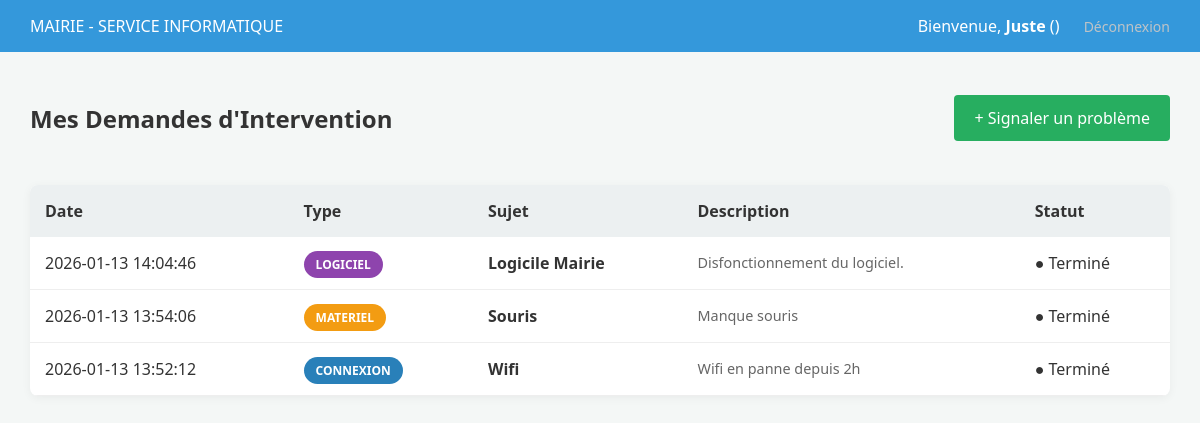
The page /mairie/dashboard (signed in) on the database its author committed.
### tables this page shows
CREATE TABLE usager (
    id INTEGER PRIMARY KEY AUTOINCREMENT,
    nom TEXT NOT NULL,
    prenom TEXT NOT NULL,
    email TEXT NOT NULL UNIQUE,
    mdp TEXT NOT NULL,
    role TEXT, -- Accepté comme NULL maintenant
    service TEXT,
    specialite TEXT,
    mairie_id INTEGER,
    prestataire_id INTEGER
);

CREATE TABLE ticket (
    id INTEGER PRIMARY KEY AUTOINCREMENT,
    titre TEXT NOT NULL,
    description TEXT,
    type_prestation TEXT NOT NULL, -- 'connexion', 'materiel', 'logiciel', 'securite'
    statut TEXT DEFAULT 'Nouveau',
    date_creation DATETIME DEFAULT CURRENT_TIMESTAMP,
    createur_id INTEGER NOT NULL,
    admin_id INTEGER, technicien_id INTEGER, duree TEXT, contrat TEXT, date_fin DATETIME,
    FOREIGN KEY (createur_id) REFERENCES "usager_old"(id),
    FOREIGN KEY (admin_id) REFERENCES "usager_old"(id)
);

### app.py (the view)
@app.route('/mairie/dashboard')
@login_required
def espace_mairie():
    conn = get_db_connection()
    mes_tickets = conn.execute('SELECT *, strftime("%d/%m/%Y", date_creation) as date_formatee FROM ticket WHERE createur_id = ? ORDER BY date_creation DESC',
                               (current_user.id,)).fetchall()
    conn.close()
    return render_template('espace_mairie.html', tickets=mes_tickets)

### app.py (called while the page is built)
def get_db_connection():
    conn = sqlite3.connect('mairie.db')
    conn.row_factory = sqlite3.Row
    return conn

@login_manager.user_loader
def load_user(user_id):
    conn = get_db_connection()
    u = conn.execute('SELECT * FROM usager WHERE id = ?', (user_id,)).fetchone()
    conn.close()
    if u:
        return Usager(u['id'], u['nom'], u['prenom'], u['role'], u['mairie_id'])
    return None

### templates/espace_mairie.html (shortened to what this page needs)
<!DOCTYPE html>
<html lang="fr">
<head>
    <link rel="stylesheet" href="{{ url_for('static', filename='css/style.css') }}">
</head>
<body>
    <header class="admin-header" style="background-color: #3498db;">
        <div class="logo">MAIRIE - SERVICE INFORMATIQUE</div>
        <div class="user-info">
            <span>Bienvenue, <strong>{{ current_user.prenom }}</strong> ({{ current_user.service }})</span>
            <a href="{{ url_for('logout') }}" class="btn-logout" style="margin-left: 20px;">Déconnexion</a>
        </div>
    </header>
    <div class="dashboard-container">
        <div style="display: flex; justify-content: space-between; align-items: center; margin-bottom: 30px;">
            <h2>Mes Demandes d'Intervention</h2>
            <a href="{{ url_for('nouveau_ticket') }}" class="btn-action" style="background-color: #27ae60; padding: 12px 20px; font-size: 16px;">
                + Signaler un problème
            </a>
        </div>
        <table>
            <thead>
                <tr>
                    <th>Date</th>
                    <th>Type</th>
                    <th>Sujet</th>
                    <th>Description</th>
                    <th>Statut</th>
                </tr>
            </thead>
            <tbody>
                {% for ticket in tickets %}
                <tr>
                    <td>{{ ticket['date_creation'] }}</td>
                    <td>
                        <span class="badge {{ ticket['type_prestation'] }}">
                            {{ ticket['type_prestation'] }}
                        </span>
                    </td>
                    <td><strong>{{ ticket['titre'] }}</strong></td>
                    <td style="max-width: 300px; color: #666; font-size: 0.9em;">
                        {{ ticket['description'] }}
                    </td>
                    <td>
                        <span class="status-{{ ticket['statut'].lower().replace(' ', '') }}">
                            ● {{ ticket['statut'] }}
                        </span>
                    </td>
                </tr>
                {% else %}
                <tr>
                    <td colspan="5" style="text-align: center; padding: 50px; color: #999;">
                        Vous n'avez soumis aucun ticket pour le moment.
                    </td>
                </tr>
                {% endfor %}
            </tbody>
        </table>
    </div>
</body>
</html>

### static/css/style.css (style rules this page uses)
:root { --admin-dark: #2c3e50; --admin-blue: #34495e; --mairie-blue: #3498db; --success: #27ae60; --danger: #e74c3c; --warning: #f39c12; --bg-light: #f4f7f6; --text-dark: #333; }
body { font-family: 'Segoe UI', Tahoma, Geneva, Verdana, sans-serif; background-color: var(--bg-light); color: var(--text-dark); margin: 0; }
.admin-header { background: var(--admin-dark); color: white; padding: 15px 30px; display: flex; justify-content: space-between; align-items: center; }
.dashboard-container { padding: 30px; }
table { width: 100%; background: white; border-collapse: collapse; border-radius: 8px; overflow: hidden; box-shadow: 0 2px 10px rgba(0,0,0,0.05); }
th { background-color: #ecf0f1; padding: 15px; text-align: left; }
td { padding: 15px; border-bottom: 1px solid #eee; }
.badge { padding: 5px 12px; border-radius: 20px; font-size: 12px; font-weight: bold; color: white; text-transform: uppercase; }
.connexion { background-color: #2980b9; }
.materiel { background-color: #f39c12; }
.logiciel { background-color: #8e44ad; }
.btn-logout { color: #bdc3c7; text-decoration: none; font-size: 14px; }
.btn-action { padding: 6px 12px; background: var(--admin-blue); color: white; text-decoration: none; border-radius: 4px; font-size: 13px; }

### rows shown on the page
usager: prenom "Juste"
ticket: date_creation "2026-01-13 14:04:46", type_prestation "LOGICIEL", titre "Logicile Mairie", description "Disfonctionnement du logiciel.", statut "Terminé"
ticket: date_creation "2026-01-13 13:54:06", type_prestation "MATERIEL", titre "Souris", description "Manque souris", statut "Terminé"
ticket: date_creation "2026-01-13 13:52:12", type_prestation "CONNEXION", titre "Wifi", description "Wifi en panne depuis 2h", statut "Terminé"
